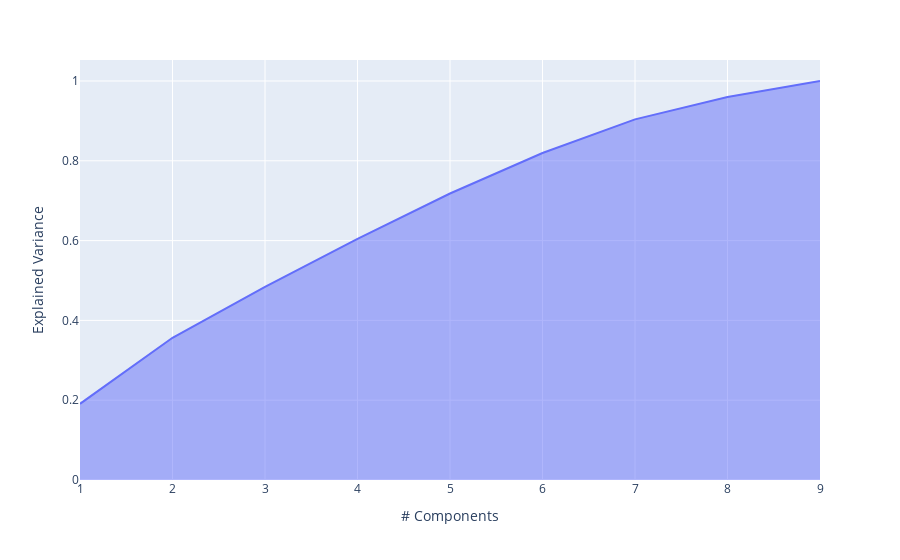

Notebook cell for this chart:
### Markdown cell above
# PCA

### Code cell
#Escolher 7 PC
pca = PCA()
pca.fit( scaler.fit_transform(df[Lista])  )
exp_var_cumul = np.cumsum(pca.explained_variance_ratio_)

px.area(
    x=range(1, exp_var_cumul.shape[0] + 1),
    y=exp_var_cumul,
    labels={"x": "# Components", "y": "Explained Variance"}
)

### Figure 1 — Plotly figure (JSON) as saved in the notebook; plotly's stock layout.template omitted (floating-point values rounded to 4 significant figures)
{"data": [{"fillpattern": {"shape": ""}, "hovertemplate": "# Components=%{x}<br>Explained Variance=%{y}<extra></extra>", "legendgroup": "", "line": {"color": "#636efa"}, "marker": {"symbol": "circle"}, "mode": "lines", "name": "", "orientation": "v", "showlegend": false, "stackgroup": "1", "type": "scatter", "x": [1, 2, 3, 4, 5, 6, 7, 8, 9], "xaxis": "x", "y": [0.1909, 0.3564, 0.4838, 0.6043, 0.718, 0.8196, 0.9038, 0.9599, 1], "yaxis": "y"}], "layout": {"autosize": true, "dragmode": "zoom", "legend": {"tracegroupgap": 0}, "margin": {"t": 60}, "xaxis": {"anchor": "y", "autorange": true, "domain": [0, 1], "range": [1, 9], "title": {"text": "# Components"}, "type": "linear"}, "yaxis": {"anchor": "x", "autorange": true, "domain": [0, 1], "range": [0, 1.053], "title": {"text": "Explained Variance"}, "type": "linear"}}}
